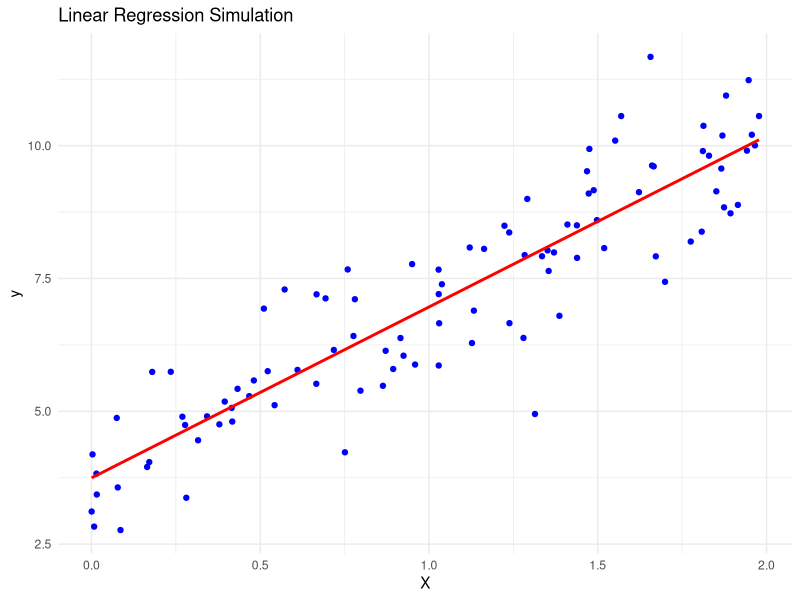

The R script that drew this image:
# Load necessary library
#install.packages("ggplot2")
library(ggplot2)

# Set a random seed for reproducibility
set.seed(42)

# Generate synthetic data
X <- runif(100, 0, 2)  # 100 random points in the range [0, 2]
y <- 4 + 3 * X + rnorm(100)  # Linear relation with some noise

# Create a data frame
data <- data.frame(X, y)

# Fit a linear regression model
model <- lm(y ~ X, data = data)

# Predict values
data$y_predict <- predict(model)

# Plotting the results
ggplot(data, aes(x = X, y = y)) +
  geom_point(color = 'blue', label = 'Data points') +
  geom_line(aes(y = y_predict), color = 'red', size = 1) +
  labs(title = 'Linear Regression Simulation', x = 'X', y = 'y') +
  theme_minimal()
